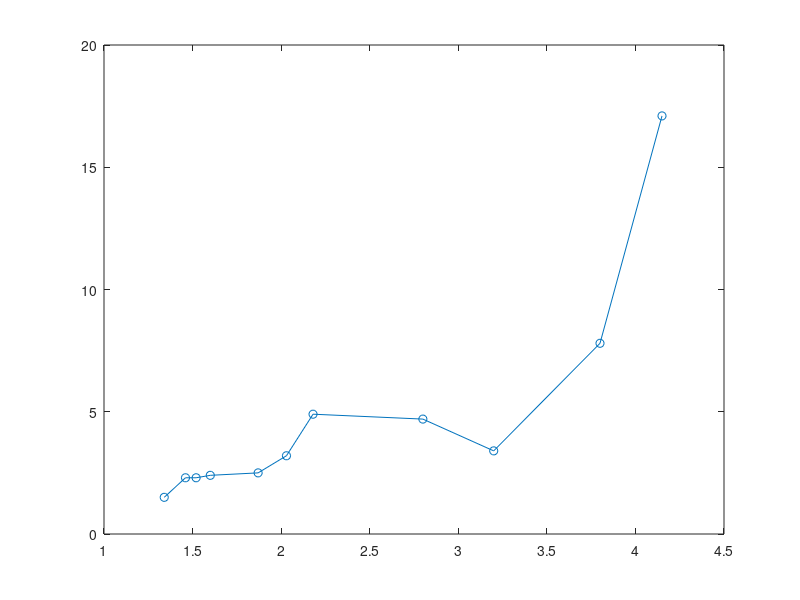

Source code (MATLAB):
A=[1.34 1.5; 1.46 2.3; 1.52 2.3; 1.6 2.4; 1.87 2.5; 2.03 3.2; 2.18 4.9; 2.8 4.7; 3.2 3.4; 3.8 7.8; 4.15 17.1];
X=A(:,1);
Y=A(:,2);

n=length(X);
I=0;

for i=1:n-1
    I=I+(Y(i+1)+Y(i))*(X(i+1)-X(i))/2;
end
disp(I);
plot(X,Y,'o-')
